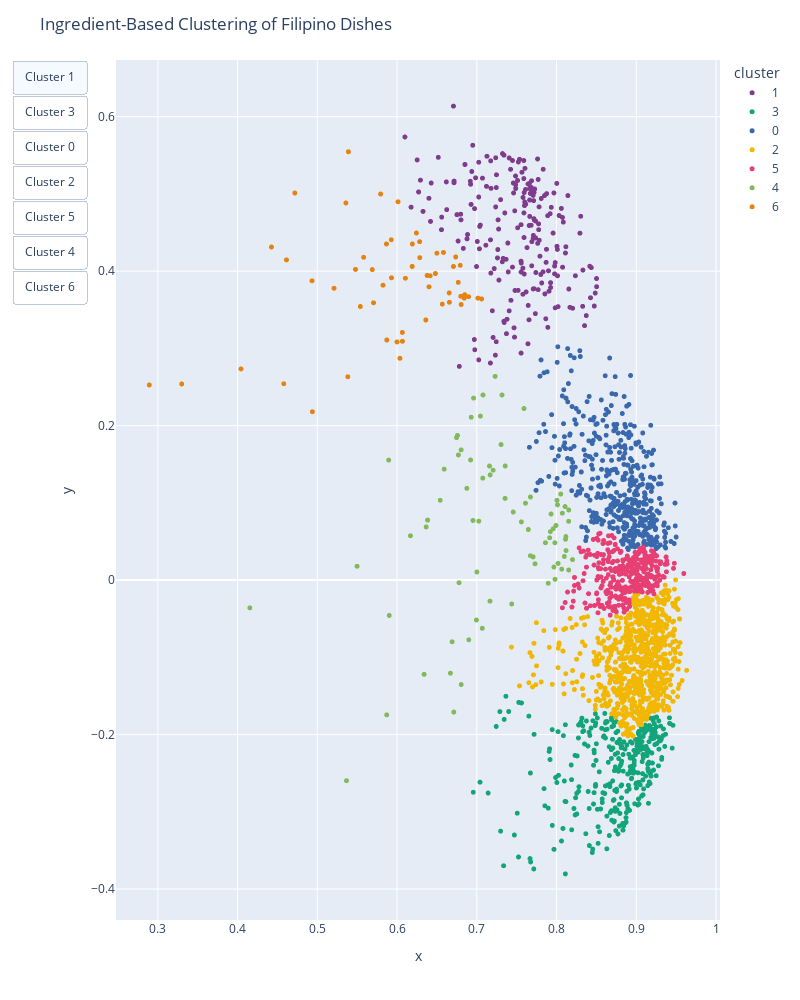

This figure's notebook cell:
### Markdown cell above
## Visualization

### Code cell
import plotly.express as px
import pandas as pd


def plot_clusters_3d(reduced_embeddings, cluster_labels, recipe_df):
    """Plots a 3D scatter plot of recipe clusters."""

    final_df = pd.DataFrame(
        {
            "x": reduced_embeddings[:, 0],
            "y": reduced_embeddings[:, 1],
            # "z": reduced_embeddings[:, 2],
            "cluster": cluster_labels.astype(str),
            "recipe_name": recipe_df["name"],
            "final_ingredients": [
                "<br>".join(ingredients)
                for ingredients in recipe_df.final_ingredients
            ],
        }
    )

    fig = px.scatter(
        final_df,
        x="x",
        y="y",
        # z="z",
        color="cluster",
        hover_name="recipe_name",
        hover_data=["final_ingredients"],
        width=800,
        height=1000,
        color_discrete_sequence=px.colors.qualitative.Bold,
    )

    fig.update_traces(marker=dict(size=5))
    fig.update_layout(title="Ingredient-Based Clustering of Filipino Dishes")

    unique_clusters = final_df["cluster"].unique()
    buttons = [
        dict(
            label=f"Cluster {cluster}",
            method="update",
            args=[
                {"visible": [cluster == c for c in unique_clusters]},
                {"title": f"Ingredient-Based Clustering - Cluster {cluster}"},
            ],
        )
        for cluster in unique_clusters
    ]
    fig.update_layout(
        updatemenus=[
            dict(
                type="buttons",
                direction="down",
                buttons=buttons,
            )
        ]
    )

    fig.show()


plot_clusters_3d(reduced_embeddings, cluster_labels, recipe_df)

### Figure 1 — Plotly figure (JSON) as saved in the notebook; plotly's stock layout.template omitted (floating-point values rounded to 4 significant figures; data arrays with more than 128 entries replaced by an {"elided": "..."} marker saying what was removed)
{"data": [{"customdata": {"elided": "223x1 str values"}, "hovertemplate": "<b>%{hovertext}</b><br><br>cluster=1<br>x=%{x}<br>y=%{y}<br>final_ingredients=%{customdata[0]}<extra></extra>", "hovertext": {"elided": "223 str values"}, "legendgroup": "1", "marker": {"color": "rgb(127, 60, 141)", "size": 5, "symbol": "circle"}, "mode": "markers", "name": "1", "showlegend": true, "type": "scattergl", "x": {"elided": "223 float values"}, "xaxis": "x", "y": {"elided": "223 float values"}, "yaxis": "y"}, {"customdata": {"elided": "332x1 str values"}, "hovertemplate": "<b>%{hovertext}</b><br><br>cluster=3<br>x=%{x}<br>y=%{y}<br>final_ingredients=%{customdata[0]}<extra></extra>", "hovertext": {"elided": "332 str values"}, "legendgroup": "3", "marker": {"color": "rgb(17, 165, 121)", "size": 5, "symbol": "circle"}, "mode": "markers", "name": "3", "showlegend": true, "type": "scattergl", "x": {"elided": "332 float values"}, "xaxis": "x", "y": {"elided": "332 float values"}, "yaxis": "y"}, {"customdata": {"elided": "456x1 str values"}, "hovertemplate": "<b>%{hovertext}</b><br><br>cluster=0<br>x=%{x}<br>y=%{y}<br>final_ingredients=%{customdata[0]}<extra></extra>", "hovertext": {"elided": "456 str values"}, "legendgroup": "0", "marker": {"color": "rgb(57, 105, 172)", "size": 5, "symbol": "circle"}, "mode": "markers", "name": "0", "showlegend": true, "type": "scattergl", "x": {"elided": "456 float values"}, "xaxis": "x", "y": {"elided": "456 float values"}, "yaxis": "y"}, {"customdata": {"elided": "788x1 str values"}, "hovertemplate": "<b>%{hovertext}</b><br><br>cluster=2<br>x=%{x}<br>y=%{y}<br>final_ingredients=%{customdata[0]}<extra></extra>", "hovertext": {"elided": "788 str values"}, "legendgroup": "2", "marker": {"color": "rgb(242, 183, 1)", "size": 5, "symbol": "circle"}, "mode": "markers", "name": "2", "showlegend": true, "type": "scattergl", "x": {"elided": "788 float values"}, "xaxis": "x", "y": {"elided": "788 float values"}, "yaxis": "y"}, {"customdata": {"elided": "315x1 str values"}, "hovertemplate": "<b>%{hovertext}</b><br><br>cluster=5<br>x=%{x}<br>y=%{y}<br>final_ingredients=%{customdata[0]}<extra></extra>", "hovertext": {"elided": "315 str values"}, "legendgroup": "5", "marker": {"color": "rgb(231, 63, 116)", "size": 5, "symbol": "circle"}, "mode": "markers", "name": "5", "showlegend": true, "type": "scattergl", "x": {"elided": "315 float values"}, "xaxis": "x", "y": {"elided": "315 float values"}, "yaxis": "y"}, {"customdata": [["sweet avocado<br>sour lemon<br>milk<br>milk"], ["sweet avocado<br>milk<br>sweet sugar<br>sour lemon<br>ice"], ["sweet coconut<br>rice<br>taro<br>yam<br>sweet sweet potato<br>sweet banana<br>gelatin<br>sweet jackfruit<br>sweet coconut<br>cream"], ["gelatin<br>sweet sugar<br>sour lemon<br>milk<br>cream<br>gelatin"], ["okra<br>oil<br>egg<br>flour<br>salty salt"], ["sweet sugar<br>sweet coconut<br>gelatin<br>umami tofu"], ["cucumber<br>sour lemon<br>sweet sugar<br>ice"], ["umami pork<br>sweet pineapple<br>sweet cherry<br>sweet sugar"], ["rice<br>oil<br>garlic<br>salty salt"], ["umami shrimp<br>alcohol<br>garlic<br>salty salt<br>flour<br>oil"], ["sweet avocado<br>sour lemon<br>milk<br>cream"], ["sausage<br>nut<br>onion<br>wrapper<br>oil"], ["eggplant<br>egg<br>salty salt<br>oil"], ["eggplant<br>egg<br>bell pepper<br>sweet carrot<br>onion<br>oil<br>onion"], ["umami pork<br>flour<br>milk<br>egg<br>egg<br>oil"], ["umami pork<br>umami pork<br>egg<br>flour<br>bread<br>oil"], ["sweet coconut<br>sweet carrot<br>bean<br>broccoli<br>bell pepper<br>onion<br>oil"], ["eggplant<br>egg<br>salty salt<br>oil"], ["umami chicken<br>flour<br>flour<br>garlic<br>onion<br>pepper<br>baking<br>chili<br>egg<br>oil<br>salty salt<br>rosemary<br>ice"], ["umami pork<br>umami pork<br>turnip<br>oil<br>pepper<br>onion<br>sweet carrot<br>egg<br>onion<br>wrapper"], ["umami beef<br>umami beef<br>cabbage<br>bean<br>eggplant<br>peanut<br>annatto<br>onion<br>flour<br>oil<br>umami shrimp"], ["wrapper<br>oil<br>umami chicken<br>umami chicken<br>onion<br>sweet carrot<br>egg<br>pepper"], ["bread<br>bell pepper<br>bread<br>egg<br>oil<br>mayonnaise"], ["umami chicken<br>umami chicken<br>egg<br>flour<br>pepper<br>oil"], ["umami tofu<br>gelatin<br>sweet sugar<br>sweet vanilla"], ["rice<br>garlic<br>oil<br>salty salt"], ["egg<br>eggplant<br>garlic<br>salty salt<br>pepper<br>oil"], ["bread<br>rosemary<br>oil<br>salty salt<br>pepper"], ["umami beef<br>garlic<br>rice<br>egg"], ["flour<br>egg<br>alcohol<br>baking<br>pepper<br>garlic<br>chili<br>salty salt<br>oil"], ["cream<br>mayonnaise<br>dill<br>parsley<br>onion<br>salty salt"], ["eggplant<br>oil<br>flour<br>umami fish sauce"], ["flour<br>alcohol<br>pepper<br>salty salt<br>chili<br>flour<br>oil"], ["alcohol<br>salty salt<br>spice<br>pepper<br>salty salt"], ["lemongrass<br>onion<br>onion<br>salty salt<br>milk<br>pepper<br>oil"], ["garlic<br>thyme<br>rosemary<br>salty salt<br>pepper<br>oil"], ["sweet apple<br>sweet apple<br>sweet honey<br>cinnamon<br>sour lemon"], ["sausage<br>pasta<br>salty butter<br>basil<br>umami cheese"], ["pasta<br>umami tomato<br>oil<br>umami cheese"], ["umami pork<br>umami soy sauce<br>umami pork<br>sweet sugar"], ["egg<br>flour<br>flour<br>garlic<br>oil"], ["pasta<br>cream<br>umami fish<br>umami cheese<br>pepper"], ["pasta<br>sweet pea<br>cream<br>umami cheese<br>umami cheese"], ["garlic<br>sour ketchup<br>sauce<br>salty butter<br>alcohol<br>salty salt<br>onion"], ["rice<br>salty salt<br>umami fish<br>oil<br>salty salt"], ["pepper<br>bay leaf<br>salty salt<br>oil"], ["umami pork<br>rice<br>egg<br>oil"], ["rice<br>garlic<br>oil<br>salty salt"], ["umami beef<br>bread<br>mayonnaise<br>cabbage"], ["salty butter<br>oil<br>chili<br>parsley<br>garlic<br>salty salt"], ["pasta<br>oil<br>umami cheese<br>pasta<br>umami tomato<br>umami cheese<br>broccoli"], ["rice<br>cabbage<br>bitter radish<br>chili<br>cabbage<br>bitter radish<br>chili<br>oil<br>oil"], ["gourd<br>umami shrimp<br>onion<br>garlic<br>oil<br>wrapper<br>egg<br>salty salt"], ["bitter radish<br>onion<br>sweet sugar<br>pepper<br>sweet sugar<br>salty salt"], ["pasta<br>gourd<br>onion<br>oil<br>salty salt"], ["pasta<br>pasta<br>garlic<br>umami cheese"], ["garlic<br>rosemary<br>thyme<br>pepper<br>salty salt<br>oil"], ["flour<br>garlic<br>salty salt<br>pepper<br>oil"], ["umami mushroom<br>spinach<br>egg<br>oil<br>salty salt"], ["potato<br>mayonnaise<br>sour pickle<br>celery<br>cream<br>onion<br>nut<br>salty salt"], ["umami pork<br>salty salt<br>pepper<br>thyme<br>oregano<br>oil<br>cinnamon<br>nut<br>sweet sugar<br>alcohol"], ["spinach<br>umami tofu<br>oil<br>oil<br>oil<br>salty salt"], ["pasta<br>umami beef<br>salty butter<br>cream<br>garlic<br>umami cheese<br>parsley"], ["bean<br>umami cheese<br>cream<br>chili"], ["umami crab<br>cream cheese<br>cream<br>mustard<br>umami cheese<br>umami crab<br>chili"], ["umami fish<br>umami tomato<br>lettuce<br>umami cheese<br>flour"], ["umami chicken<br>cream cheese<br>bread<br>sweet berry"], ["umami chicken<br>umami soy sauce<br>sweet sugar<br>alcohol<br>umami soy sauce<br>alcohol"], ["broccoli<br>oil<br>salty salt<br>garlic"], ["mayonnaise<br>cream<br>nut<br>vegetable<br>spinach"], ["chili<br>cream cheese<br>umami cheese<br>parsley"], ["okra<br>oil<br>salty salt<br>pepper"], ["oil<br>umami fish sauce<br>umami fish sauce<br>ice<br>ice"], ["pasta<br>bell pepper<br>broccoli<br>oil<br>salty salt"], ["spinach<br>oil<br>oil<br>salty salt"], ["umami chicken<br>alcohol<br>umami soy sauce<br>sweet sugar<br>alcohol<br>sweet sugar<br>sesame"], ["spinach<br>ice<br>salty salt<br>egg<br>oil"], ["sour vinegar<br>salty salt<br>pepper<br>oil<br>ice"], ["flour<br>bean<br>sesame<br>oil"], ["bay leaf<br>salty salt<br>pepper<br>sour vinegar<br>oil"], ["alcohol<br>salty salt<br>pepper<br>oil"], ["eggplant<br>sweet melon<br>bean<br>potato<br>okra<br>umami tomato<br>onion<br>umami pork<br>umami anchovy"]], "hovertemplate": "<b>%{hovertext}</b><br><br>cluster=4<br>x=%{x}<br>y=%{y}<br>final_ingredients=%{customdata[0]}<extra></extra>", "hovertext": ["Avocado Ice Candy", "Avocado Milkshake", "Binignit", "Avocado Sago Jelly", "Fried Okra", "Taho", "Cucumber Lime Smoothie", "Slow Cooker Ham with Pineapple", "Sinangag (Garlic Fried Rice)", "Nilasing na Hipon", "Avocado Ice Cream", "Longganisa Wonton", "Tortang Talong", "Relyenong Talong with Tuna", "Bacon Stuffed Pancake", "Quick and Easy Pan-Fried Pork Chops", "Healthy Ginataang Gulay with Tofu and Shrimp", "Tortang Talong Recipe", "Crispy Fried Chicken (Spicy Version)", "Pork Siomai", "Beef Tripe Kare Kare", "Chicken Lumpia", "Fried Ham and Cheese Roll", "Crispy Fried Chicken", "Homemade Taho", "Sinangag na Kanin Recipe - How to Make Garlic Fried Rice", "Eggplant Omelette", "Rosemary Crusted Roast Rack of Lamb", "Morcon with Garlic Fried Rice and Eggs", "Spicy Camaron Rebosado (Deep Fried Beer Battered Shrimp)", "Dill Dip Recipe", "Fried Eggplant (Pritong Talong)", "Nilasing na Hipon", "Oven Roasted Pork Belly", "Roasted Pork Belly (Lechon Liempo)", "Crown Roast of Lamb", "Simple Applesauce Recipe", "Sausage Macaroni Pasta", "Simple Sun-Dried Tomato and Basil Spaghetti", "Pork Adobo Paksiw Recipe", "Crispy Spam Steak Recipe", "Smoked Salmon Pasta", "Tuna Macaroni Pasta", "Chili Garlic Shrimp Stir Fry", "Tuyo Fried Rice", "Chicharon Bulaklak Recipe", "Tosilog Recipe", "Sinangag Recipe (Filipino Fried Rice)", "Delicious Reuben Sandwich", "Chili Garlic Shrimp Saute", "Chicken Pasta Casserole", "Simple Kimchi Fried Rice", "Panara Recipe (Deep Fried Shrimp Wonton)", "Atcharang Labanos Recipe", "Odong Recipe", "Pinoy Baked Whole Wheat Penne Pasta", "Grilled Lamb Chops", "Fried Whiting Fish Recipe", "Mushroom and Spinach Omelet", "Curried Potato Salad", "Baked Pork Tenderloin with Peaches", "Sauteed Spinach with Tofu", "Ground Beef Spaghetti Alfredo", "Sta. Fe Dip Recipe", "Crab Dip Recipe", "Tuna Salad Wrap", "Turkey and Cranberry Sandwich with Cream Cheese", "How to Cook Easy Chicken Teriyaki", "Oven Roasted Broccoli", "Easy Spinach Dip Recipe", "Artichoke Dip", "Roasted Okra", "Kangkong with Bagoong Recipe", "Easy Pasta Salad Recipe", "Garlic Sesame Spinach Recipe", "Chicken Teriyaki Recipe", "Crispy Spinach Recipe", "Asparagus Salad", "Buchi", "Chicharon Bituka Recipe", "Nilasing na Hipon Recipe", "Pakbet Ilocano Recipe"], "legendgroup": "4", "marker": {"color": "rgb(128, 186, 90)", "size": 5, "symbol": "circle"}, "mode": "markers", "name": "4", "showlegend": true, "type": "scattergl", "x": [0.6922, 0.696, 0.7229, 0.7077, 0.693, 0.7045, 0.6541, 0.7205, 0.7705, 0.8065, 0.6875, 0.4153, 0.6383, 0.8011, 0.7159, 0.7354, 0.8053, 0.6383, 0.8107, 0.7672, 0.8151, 0.7559, 0.7075, 0.7958, 0.6757, 0.7705, 0.8073, 0.7673, 0.6805, 0.7167, 0.7913, 0.587, 0.7304, 0.6591, 0.8112, 0.7068, 0.7316, 0.7646, 0.7981, 0.6995, 0.5895, 0.773, 0.6746, 0.8117, 0.7931, 0.6899, 0.6339, 0.7705, 0.7438, 0.8019, 0.7967, 0.6669, 0.7993, 0.7592, 0.761, 0.6952, 0.7068, 0.7356, 0.82, 0.8153, 0.8152, 0.786, 0.8119, 0.5902, 0.7979, 0.8005, 0.6769, 0.7922, 0.7165, 0.6168, 0.6778, 0.7457, 0.5365, 0.7001, 0.6804, 0.8098, 0.6365, 0.669, 0.5498, 0.6711, 0.7025, 0.7896], "xaxis": "x", "y": [0.1556, 0.2357, 0.2638, 0.2398, 0.2109, 0.2124, 0.1034, 0.1423, 0.03011, 0.01424, 0.1188, -0.03591, 0.0777, 0.09748, 0.1477, 0.1058, 0.1114, 0.0777, 0.09524, 0.0316, 0.07619, 0.07542, 0.1321, 0.0665, 0.1874, 0.03011, 0.08663, 0.1076, -0.1352, 0.1362, 0.05487, -0.1745, 0.1755, 0.1437, 0.05287, -0.06234, 0.2397, 0.06553, 0.001044, -0.05168, 0.1554, 0.02111, 0.1846, 0.0564, 0.08559, -0.07731, -0.122, 0.03011, -0.03082, 0.02163, 0.01689, -0.1205, 0.07075, 0.2222, 0.0996, 0.07723, -0.06234, 0.1478, 0.02656, 0.09086, 0.01312, 0.04841, 0.03826, -0.04571, 0.04833, 0.1034, 0.1621, 0.06276, -0.0272, 0.05745, -0.003349, 0.08818, -0.2597, 0.01057, 0.1687, 0.03066, 0.06891, -0.07985, 0.0179, -0.1709, 0.07635, -0.004037], "yaxis": "y"}, {"customdata": [["sweet mango<br>milk<br>sweet sugar<br>ice"], ["rice<br>cinnamon<br>milk<br>milk<br>sweet sugar<br>cinnamon"], ["sweet coconut<br>sweet coconut<br>milk<br>sweet coconut<br>ice<br>gelatin<br>sweet coconut<br>sweet sugar<br>sweet coconut"], ["cream<br>milk<br>sweet mango<br>bread<br>sweet mango<br>sweet sugar"], ["gelatin<br>rice<br>gelatin<br>peanut<br>sweet coconut<br>cream<br>ice<br>gelatin<br>sweet sugar<br>sweet coconut<br>peanut"], ["sesame<br>sweet sugar<br>flour<br>sweet coconut"], ["gelatin<br>sweet coconut<br>sweet sugar<br>sweet coconut<br>sweet coconut<br>sweet coconut<br>cream<br>milk"], ["baking<br>egg<br>sweet sugar<br>milk<br>oil<br>cream"], ["bean<br>sweet coconut<br>rice<br>sweet coconut<br>cream<br>sweet sugar"], ["flour<br>sweet sugar<br>milk<br>ice"], ["oil<br>sweet sugar<br>flour<br>egg"], ["gelatin<br>sweet coconut<br>sweet sugar<br>sweet coconut<br>sweet coconut<br>sweet coconut<br>sweet coconut<br>cream<br>milk"], ["sweet banana<br>sweet sugar<br>wrapper<br>sweet jackfruit<br>oil"], ["gelatin<br>bean<br>sweet coconut<br>sweet coconut<br>sweet banana<br>sweet jackfruit<br>sweet coconut<br>yam<br>ice<br>milk<br>milk<br>egg"], ["sweet mango<br>sweet coconut<br>sweet coconut<br>cream<br>milk"], ["gelatin<br>milk<br>nut<br>alcohol"], ["sweet sugar<br>egg<br>milk<br>milk"], ["sweet mango<br>sweet sugar<br>wrapper<br>cream cheese<br>oil"], ["cream<br>milk<br>sweet coconut<br>sweet coconut"], ["gelatin<br>sweet coconut<br>sweet sugar<br>sweet coconut<br>sweet coconut<br>sweet coconut"], ["gelatin<br>sweet sugar<br>sweet coconut<br>gelatin<br>sweet coconut<br>sweet sugar<br>sweet coconut"], ["gelatin<br>sweet sugar<br>sweet mango<br>milk<br>gelatin"], ["sesame<br>peanut<br>sweet sugar<br>flour"], ["sweet coconut<br>flour<br>taro<br>sweet sugar<br>sweet coconut<br>cream"], ["gelatin<br>gelatin<br>sweet sugar<br>sweet banana<br>ice<br>gelatin<br>gelatin<br>sweet sugar<br>peanut<br>sweet sugar"], ["cream<br>milk<br>bread<br>alcohol"], ["cassava<br>sweet sugar<br>sweet coconut<br>sweet coconut<br>salty butter<br>sweet sugar"], ["gelatin<br>gelatin<br>gelatin<br>gelatin<br>cream<br>milk"], ["sweet sugar<br>milk<br>milk<br>egg"], ["sweet sugar<br>sweet coconut<br>sweet coconut<br>milk<br>ice"], ["gelatin<br>sweet sugar<br>sweet coconut<br>sweet coconut<br>gelatin<br>sweet coconut<br>sweet coconut<br>sweet coconut<br>milk"], ["gelatin<br>bitter coffee<br>sweet sugar<br>milk<br>cream"], ["milk<br>cream<br>milk<br>peanut<br>sweet sugar"], ["egg<br>milk<br>sour lemon<br>sweet sugar<br>wrapper"], ["sweet coconut<br>milk<br>cream<br>gelatin<br>sweet coconut<br>sweet vanilla<br>gelatin"], ["sweet coconut<br>yam<br>yam<br>flour<br>sweet sugar<br>sweet coconut<br>sweet coconut<br>oil"], ["sweet banana<br>sweet jackfruit<br>sweet sugar<br>wrapper<br>oil"], ["egg<br>milk<br>salty butter<br>nut"], ["cassava<br>sweet sugar<br>lye<br>sweet coconut"], ["gelatin<br>cream<br>sweet pineapple<br>milk<br>gelatin"], ["sweet banana<br>wrapper<br>sweet jackfruit<br>sweet sugar<br>sweet vanilla<br>oil<br>sweet sugar"], ["sweet squash<br>salty butter<br>sweet sugar<br>salty salt"], ["flour<br>sweet squash<br>sweet sugar<br>egg<br>baking<br>baking soda<br>oil<br>cinnamon<br>nut<br>sweet sugar"], ["sweet melon<br>sweet sugar<br>sweet vanilla<br>ice"], ["sweet berry<br>sweet vanilla<br>sour yogurt<br>ice<br>sweet sugar<br>milk"], ["sweet berry<br>sour yogurt<br>sweet vanilla<br>ice<br>sweet sugar<br>milk"], ["sweet coconut<br>sweet coconut<br>milk<br>milk<br>sweet vanilla"], ["cassava<br>sweet sugar<br>sweet coconut<br>cream<br>sweet banana"], ["sweet berry<br>sweet apple<br>sweet apple<br>sweet sugar"], ["gelatin<br>nut<br>milk<br>sweet sugar"], ["flour<br>gelatin<br>egg<br>sweet sugar<br>sweet sugar<br>baking<br>sweet vanilla"], ["sweet chocolate<br>sweet chocolate<br>sweet sugar<br>sweet vanilla<br>cream"], ["bean<br>sweet coconut<br>rice<br>sweet sugar"], ["bread<br>bread<br>cream<br>milk<br>sweet mango"], ["sweet banana<br>sweet sugar<br>sweet vanilla<br>salty salt"], ["potato<br>milk<br>salty butter<br>salty salt"], ["sweet berry<br>sweet berry<br>sweet coconut<br>milk<br>cream"], ["flour<br>sweet sugar<br>sesame<br>sweet coconut"], ["cassava<br>sweet sugar<br>sweet coconut<br>lye<br>sweet coconut"], ["flour<br>flour<br>sweet sugar<br>lye"]], "hovertemplate": "<b>%{hovertext}</b><br><br>cluster=6<br>x=%{x}<br>y=%{y}<br>final_ingredients=%{customdata[0]}<extra></extra>", "hovertext": ["Mango Shake", "Horchata", "Buko Pandan Drink", "Mango Royale", "Ginumis", "Palitaw", "White Buko Salad", "Ube Mamon", "Ginataang Munggo", "Instant Pot Boba Milk Tea", "Tikoy", "Buko Pandan Salad", "Banana Turon", "Halo-Halo", "Mango Bango", "Almond Jello", "Leche Flan", "Mango and Cream Cheese Turon", "Buko Pandan Ice Cream", "Buko Pandan Gelatin", "Pandan Coconut Jelly", "Mango Jelly", "Sticky Rice Balls with Peanuts", "Kalamay Gabi", "Sago at Gulaman", "Fruit Cocktail Graham Float", "Puto Lanson", "Cathedral Window Gelatin", "Dulce de Leche Flan", "Buko Shake", "Buko Salad Drink", "Coffee Jelly", "No-cook Caramel Pastillas", "Yema", "Buko Pandan", "Ube Kalamay Recipe", "Turon (Banana Lumpia with Caramel)", "How to Make Yema", "Ube Pichi Pichi Recipe", "Cathedral Window Gelatin Recipe", "Mini Turon Recipe (Banana Lumpia with Caramel)", "Caramelized Butternut Squash", "Pumpkin Muffins", "Melon Juice", "Blueberry Greek Yogurt Smoothie", "Strawberry Greek Yogurt Smoothie", "Buko Ice Candy", "Cassava Suman", "Cranberry Apple Juice", "Almond Jelly with Fruit Cocktail Recipe", "Jelly Roll", "No-Bake Chocolate Fudge Tart", "Ginataang Monggo Recipe", "Jean's Graham Mango Float", "Minatamis na Saging", "Homemade Mashed Potatoes", "Fruit Salad Recipe", "Palitaw Recipe", "Pichi-Pichi Recipe", "Kutsinta Recipe"], "legendgroup": "6", "marker": {"color": "rgb(230, 131, 16)", "size": 5, "symbol": "circle"}, "mode": "markers", "name": "6", "showlegend": true, "type": "scattergl", "x": [0.5539, 0.6792, 0.5689, 0.6283, 0.6804, 0.6189, 0.6481, 0.6192, 0.706, 0.4718, 0.6242, 0.6377, 0.5871, 0.6896, 0.6849, 0.2893, 0.5389, 0.4938, 0.6416, 0.5209, 0.5479, 0.5705, 0.4933, 0.6499, 0.5581, 0.3299, 0.6654, 0.4043, 0.5389, 0.5927, 0.5866, 0.6067, 0.6012, 0.4579, 0.6842, 0.6105, 0.5871, 0.5824, 0.6035, 0.5382, 0.6567, 0.6767, 0.7013, 0.6066, 0.636, 0.636, 0.6285, 0.6798, 0.4613, 0.4424, 0.5794, 0.593, 0.6656, 0.6401, 0.6735, 0.6707, 0.6582, 0.6189, 0.5999, 0.5358], "xaxis": "x", "y": [0.3543, 0.4076, 0.4021, 0.4382, 0.3569, 0.4061, 0.397, 0.4352, 0.3641, 0.5012, 0.4495, 0.3945, 0.3109, 0.367, 0.3696, 0.2527, 0.5547, 0.218, 0.3941, 0.3779, 0.4023, 0.3591, 0.3876, 0.4233, 0.418, 0.254, 0.3719, 0.2735, 0.5547, 0.4407, 0.4353, 0.3093, 0.4899, 0.2543, 0.365, 0.3909, 0.3109, 0.3819, 0.2872, 0.2633, 0.3574, 0.3855, 0.3651, 0.3207, 0.3368, 0.3368, 0.4175, 0.3675, 0.4147, 0.4313, 0.4999, 0.3914, 0.3598, 0.3798, 0.4185, 0.4061, 0.4243, 0.4061, 0.3085, 0.4883], "yaxis": "y"}], "layout": {"height": 1000, "legend": {"title": {"text": "cluster"}, "tracegroupgap": 0}, "margin": {"t": 60}, "title": {"text": "Ingredient-Based Clustering of Filipino Dishes"}, "updatemenus": [{"buttons": [{"args": [{"visible": [true, false, false, false, false, false, false]}, {"title": "Ingredient-Based Clustering - Cluster 1"}], "label": "Cluster 1", "method": "update"}, {"args": [{"visible": [false, true, false, false, false, false, false]}, {"title": "Ingredient-Based Clustering - Cluster 3"}], "label": "Cluster 3", "method": "update"}, {"args": [{"visible": [false, false, true, false, false, false, false]}, {"title": "Ingredient-Based Clustering - Cluster 0"}], "label": "Cluster 0", "method": "update"}, {"args": [{"visible": [false, false, false, true, false, false, false]}, {"title": "Ingredient-Based Clustering - Cluster 2"}], "label": "Cluster 2", "method": "update"}, {"args": [{"visible": [false, false, false, false, true, false, false]}, {"title": "Ingredient-Based Clustering - Cluster 5"}], "label": "Cluster 5", "method": "update"}, {"args": [{"visible": [false, false, false, false, false, true, false]}, {"title": "Ingredient-Based Clustering - Cluster 4"}], "label": "Cluster 4", "method": "update"}, {"args": [{"visible": [false, false, false, false, false, false, true]}, {"title": "Ingredient-Based Clustering - Cluster 6"}], "label": "Cluster 6", "method": "update"}], "direction": "down", "type": "buttons"}], "width": 800, "xaxis": {"anchor": "y", "domain": [0, 1], "title": {"text": "x"}}, "yaxis": {"anchor": "x", "domain": [0, 1], "title": {"text": "y"}}}}
